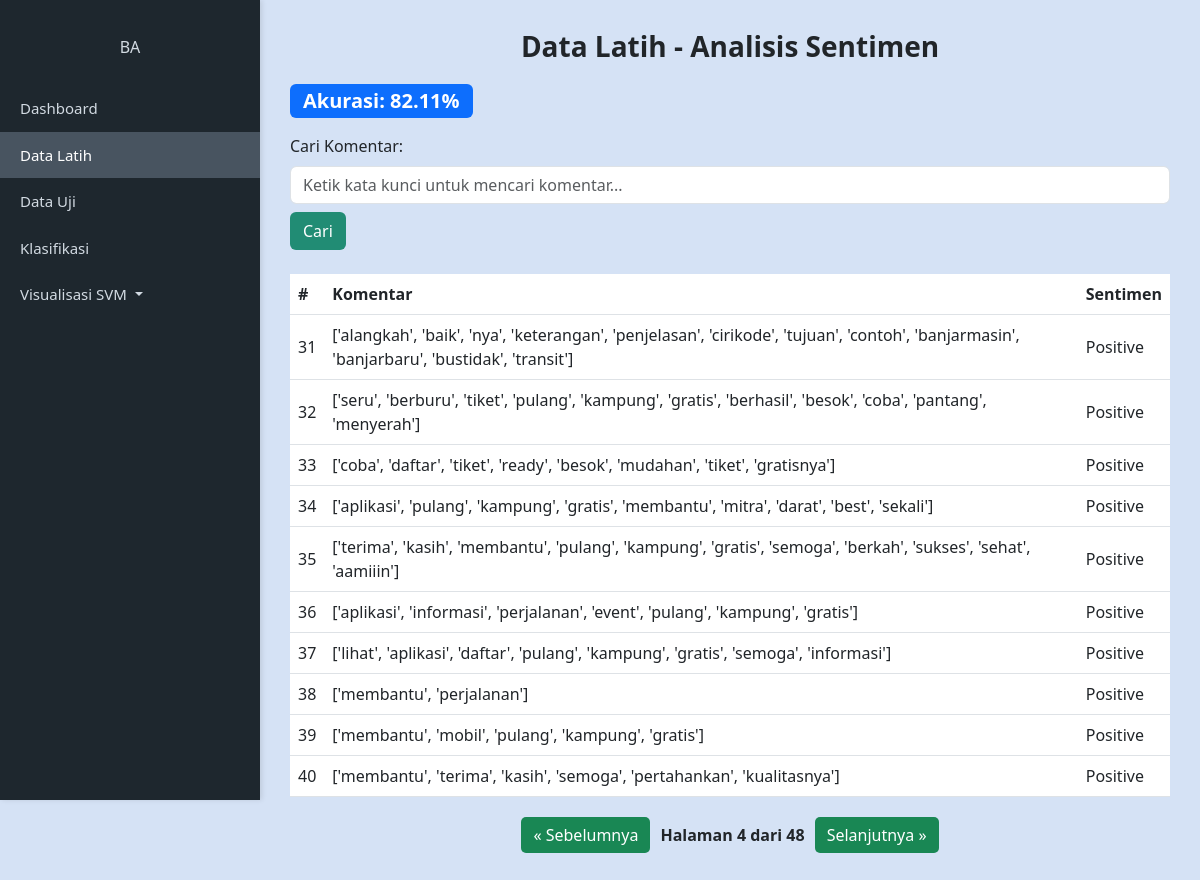
/?page=4, run on the app's committed database.
### tables this page shows
CREATE TABLE "komentar" (
"komentar" TEXT,
  "sentimen" TEXT
);

### main.py (the view)
@app.route('/', methods=['GET'])
def index():
    search_query = request.args.get('search', default="", type=str)
    page = request.args.get('page', default=1, type=int)
    per_page = 10
    offset = (page - 1) * per_page
    conn = sqlite3.connect('DatabaseKAI.db')
    conn.row_factory = sqlite3.Row
    cursor = conn.cursor()
    cursor.execute("SELECT COUNT(*) FROM komentar WHERE komentar LIKE ?", ('%' + search_query + '%',))
    total_rows = cursor.fetchone()[0]
    total_pages = math.ceil(total_rows / per_page)
    cursor.execute("SELECT * FROM komentar WHERE komentar LIKE ? LIMIT ? OFFSET ?", ('%' + search_query + '%', per_page, offset))
    rows = cursor.fetchall()
    highlighted_rows = []
    for row in rows:
        komentar = row["komentar"]
        if search_query:
            pattern = re.compile(re.escape(search_query), re.IGNORECASE)
            komentar = pattern.sub(lambda m: f"<mark>{m.group(0)}</mark>", komentar)
        highlighted_rows.append({
            "komentar": Markup(komentar),
            "sentimen": row["sentimen"]
        })
    with open('./static/akurasi.txt', 'r') as f:
        akurasi_nilai = float(f.read())
    cursor.execute("SELECT COUNT(*) FROM komentar WHERE sentimen='Positif'")
    positif_count = cursor.fetchone()[0]
    cursor.execute("SELECT COUNT(*) FROM komentar WHERE sentimen='Negatif'")
    negatif_count = cursor.fetchone()[0]
    total_count = positif_count + negatif_count
    positif_percent = (positif_count / total_count) * 100 if total_count > 0 else 0
    negatif_percent = (negatif_count / total_count) * 100 if total_count > 0 else 0
    conn.close()
    return render_template('index.html',
                           tabel=highlighted_rows,
                           current_page=page,
                           total_pages=total_pages,
                           search_query=search_query,
                           akurasi=round(akurasi_nilai, 2),
                           positif_percent=round(positif_percent, 2),
                           negatif_percent=round(negatif_percent, 2)
                           )

### templates/index.html (shortened to what this page needs)
    <!DOCTYPE html>
    <html lang="id">
    <head>
        <link href="https://cdn.jsdelivr.net/npm/bootstrap@5.3.0/dist/css/bootstrap.min.css" rel="stylesheet">
        <link rel="stylesheet" type="text/css" href="{{ url_for('static', filename='styles.css') }}">
    </head>
    <body>
        <div class="sidebar">
            <div class="profile">
                <h6 class="mt-2">BA</h6>
            </div>
            <a href="#" class="nav-link">Dashboard</a>
            <a href="#" class="nav-link active">Data Latih</a>
            <a href="#" class="nav-link">Data Uji</a>
            <a href="#" class="nav-link">Klasifikasi</a>
            <a class="nav-link dropdown-toggle" href="#" id="visualisasiDropdown" role="button" data-bs-toggle="dropdown" aria-expanded="false">
                Visualisasi SVM
            </a>
        </div>
        <div class="main-content">
            <h3 class="header-title">Data Latih - Analisis Sentimen</h3>
            <div class="d-flex justify-content-between align-items-center mb-3">
                <div class="badge bg-primary fs-5">Akurasi: {{ akurasi }}%</div>
            </div>
            <div class="mb-4">
                <label for="searchInput" class="form-label">Cari Komentar:</label>
                <form action="{{ url_for('index') }}" method="get">
                    <input type="text" id="searchInput" class="form-control" name="search" value="{{ search_query }}"
                        placeholder="Ketik kata kunci untuk mencari komentar..." />
                    <button class="btn btn-custom mt-2" type="submit">Cari</button>
                </form>
            </div>
            <table class="table">
                <thead>
                    <tr>
                        <th>#</th>
                        <th>Komentar</th>
                        <th>Sentimen</th>
                    </tr>
                </thead>
                <tbody>
                    {% for row in tabel %}
                    <tr>
                        <td>{{ loop.index + ((current_page - 1) * 10) }}</td>
                        <td>{{ row.komentar | safe }}</td>
                        <td>{{ row['sentimen'] }}</td>
                    </tr>
                    {% endfor %}
                </tbody>
            </table>
            <div class="pagination" style="margin-top: 20px;">
                {% if current_page > 1 %}
                <a href="{{ url_for('index', page=current_page-1) }}">&laquo; Sebelumnya</a>
                {% endif %}
                <span>Halaman {{ current_page }} dari {{ total_pages }}</span>
                {% if current_page < total_pages %} <a href="{{ url_for('index', page=current_page+1) }}">Selanjutnya
                    &raquo;</a>
                    {% endif %}
            </div>
        </div>
    </body>
    </html>

### static/styles.css (style rules this page uses)
body { margin: 0; font-family: 'Segoe UI', Tahoma, Geneva, Verdana, sans-serif; background-color: #d5e2f5; display: flex; }
.sidebar { width: 260px; background-color: #1e272e; color: #d2dae2; height: 100vh; position: fixed; box-shadow: 2px 0 5px rgba(0, 0, 0, 0.1); }
.sidebar .profile { text-align: center; padding: 30px 10px 20px; }
.sidebar .nav-link { color: #d2dae2; padding: 12px 20px; font-size: 15px; }
.sidebar .nav-link:hover, .sidebar .nav-link.active { background-color: #485460; color: #fff; }
.main-content { margin-left: 260px; padding: 30px; width: 100%; }
.header-title { font-weight: 600; margin-bottom: 20px; text-align: center; }
.btn-custom { background-color: #218c74; color: white; }
.table thead { background-color: #218c74; color: white; }
.table tbody tr td { vertical-align: middle; }
.pagination { display: flex; justify-content: center; align-items: center; gap: 10px; }
.pagination a { padding: 6px 12px; background-color: #198754; color: white; border-radius: 5px; text-decoration: none; }
.pagination span { font-weight: bold; }

### data on the page
komentar: komentar "['alangkah', 'baik', 'nya', 'keterangan', 'penjelasan', 'cirikode', 'tujuan', 'contoh', 'banjarmasin', 'banjarbaru', 'bustidak', 'transit']", sentimen "Positive"
komentar: komentar "['seru', 'berburu', 'tiket', 'pulang', 'kampung', 'gratis', 'berhasil', 'besok', 'coba', 'pantang', 'menyerah']", sentimen "Positive"
komentar: komentar "['coba', 'daftar', 'tiket', 'ready', 'besok', 'mudahan', 'tiket', 'gratisnya']", sentimen "Positive"
komentar: komentar "['aplikasi', 'pulang', 'kampung', 'gratis', 'membantu', 'mitra', 'darat', 'best', 'sekali']", sentimen "Positive"
komentar: komentar "['terima', 'kasih', 'membantu', 'pulang', 'kampung', 'gratis', 'semoga', 'berkah', 'sukses', 'sehat', 'aamiiin']", sentimen "Positive"
komentar: komentar "['aplikasi', 'informasi', 'perjalanan', 'event', 'pulang', 'kampung', 'gratis']", sentimen "Positive"
komentar: komentar "['lihat', 'aplikasi', 'daftar', 'pulang', 'kampung', 'gratis', 'semoga', 'informasi']", sentimen "Positive"
komentar: komentar "['membantu', 'perjalanan']", sentimen "Positive"
komentar: komentar "['membantu', 'mobil', 'pulang', 'kampung', 'gratis']", sentimen "Positive"
komentar: komentar "['membantu', 'terima', 'kasih', 'semoga', 'pertahankan', 'kualitasnya']", sentimen "Positive"

### other printed values
{{ akurasi }} "82.11"
{{ current_page }} "4"
{{ total_pages }} "48"
